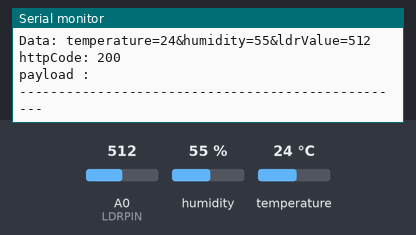
This sketch was run on a simulated ESP8266 (NodeMCU). On the bench: the last lines printed to the serial monitor. The test bench sets the inputs (shaded band); at power-on: humidity 55 %, A0 (LDRPIN) = 512, temperature 24 °C. WiFi joins after 1.5 s; servers stay silent unless stated; uploads are accepted with an empty reply.

Above: at 3.7 s.
3.8 s: humidity set to 22 %
At 7.88 s:
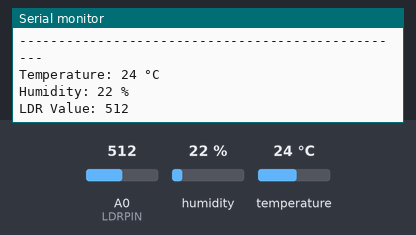
9.6 s: A0 (LDRPIN) set to 716
At 13.1 s:
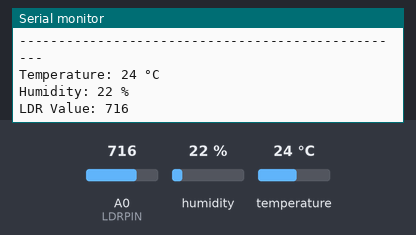
15.4 s: temperature set to 12 °C
At 18.31 s:
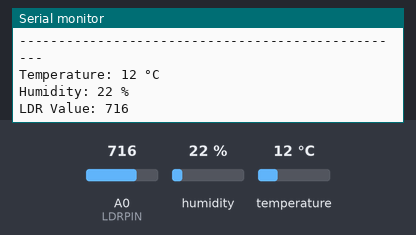
21.2 s: A0 (LDRPIN) set to 900
At 23.53 s:
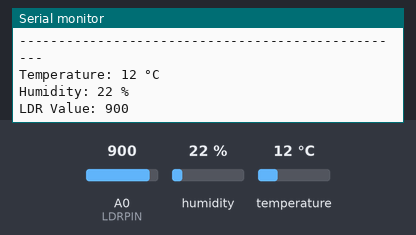
27.0 s: humidity set to 40 %
At 28.74 s:
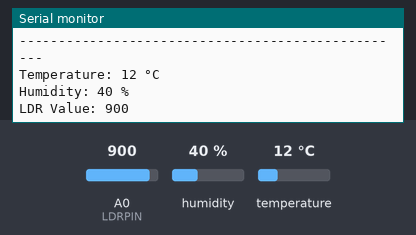
Timing chart, 0 to 30.2 s (numbered marks = the images above; inputs shaded):
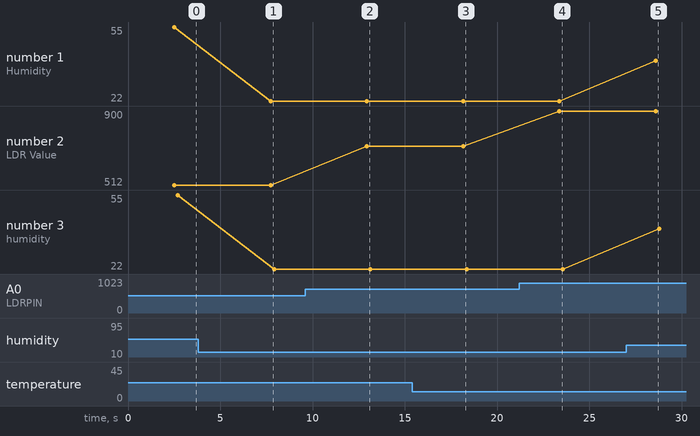

The sketch:

SENSOR_MIDTERM.ino
```cpp
#include <ESP8266WiFi.h>
#include <ESP8266HTTPClient.h>
#include <DHT.h>

#define DHTPIN D5        // Pin where the DHT22 sensor is connected
#define DHTTYPE DHT22    // Type of the DHT sensor being used
#define LDRPIN A0        // Pin where the LDR sensor is connected

DHT dht(DHTPIN, DHTTYPE);  // Initialize the DHT sensor
WiFiClient client;         // Create a WiFiClient object

String URL = "http://192.168.100.13/dht22_project/test_data.php";  // URL of your PHP script

const char* ssid = "Hardip75";
const char* password = "Rita006296";

int temperature = 0;
int humidity = 0;
int ldrValue = 0;

void setup() {
  Serial.begin(115200);
  dht.begin();  // Start the DHT sensor
  connectWiFi();
}

void loop() {
  if (WiFi.status() != WL_CONNECTED) {
    connectWiFi();
  }

  // Read DHT22 sensor data
  Load_DHT22_Data();

  // Read LDR sensor data
  readLDRData();

  // Prepare POST data
  String postData = "temperature=" + String(temperature) + "&humidity=" + String(humidity) + "&ldrValue=" + String(ldrValue);

  // Initialize HTTPClient object
  HTTPClient http;
  http.begin(client, URL);  // Specify the URL and pass the WiFiClient object to begin method
  http.addHeader("Content-Type", "application/x-www-form-urlencoded");

  // Send POST request
  int httpCode = http.POST(postData);
  String payload = "";

  if (httpCode > 0) {
    if (httpCode == HTTP_CODE_OK) {
      payload = http.getString();
      Serial.println(payload);
    } else {
      Serial.printf("[HTTP] POST... code: %d\n", httpCode);
    }
  } else {
    Serial.printf("[HTTP] POST... failed, error: %s\n", http.errorToString(httpCode).c_str());
  }

  http.end();  // Close connection

  // Print debug information
  Serial.print("URL : ");
  Serial.println(URL);
  Serial.print("Data: ");
  Serial.println(postData);
  Serial.print("httpCode: ");
  Serial.println(httpCode);
  Serial.print("payload : ");
  Serial.println(payload);
  Serial.println("--------------------------------------------------");

  delay(5000); // Delay before next loop iteration
}

void Load_DHT22_Data() {
  // Read temperature and humidity from DHT22 sensor
  temperature = dht.readTemperature();
  humidity = dht.readHumidity();

  // Check if any read failed and set values to 0
  if (isnan(temperature) || isnan(humidity)) {
    Serial.println("Failed to read from DHT sensor!");
    temperature = 0;
    humidity = 0;
  }

  // Print temperature and humidity to Serial monitor
  Serial.printf("Temperature: %d °C\n", temperature);
  Serial.printf("Humidity: %d %%\n", humidity);
}

void readLDRData() {
  // Read analog value from LDR sensor
  ldrValue = analogRead(LDRPIN);

  // Print LDR value to Serial monitor
  Serial.print("LDR Value: ");
  Serial.println(ldrValue);
}

void connectWiFi() {
  // Connect to WiFi network
  WiFi.mode(WIFI_OFF);
  delay(1000);
  WiFi.mode(WIFI_STA);
  WiFi.begin(ssid, password);
  Serial.println("Connecting to WiFi");

  // Wait until connected
  while (WiFi.status() != WL_CONNECTED) {
    delay(500);
    Serial.print(".");
  }

  Serial.println("");
  Serial.print("Connected to ");
  Serial.println(ssid);
  Serial.print("IP address: ");
  Serial.println(WiFi.localIP());
}

/*
TRUNCATE TABLE dht22;
ALTER TABLE dht22 AUTO_INCREMENT = 1;

http://localhost/dht22_project/test_data.php
*/
```

Measured:
- after the input at 3.8 s, the serial monitor: prints a new line after 3.9 s (image 1)
- after the input at 9.6 s, the serial monitor: prints a new line after 3.3 s (image 2)
- after the input at 15.4 s, the serial monitor: prints a new line after 2.8 s (image 3)
- after the input at 21.2 s, the serial monitor: prints a new line after 2.2 s (image 4)
- after the input at 27.0 s, the serial monitor: prints a new line after 1.6 s (image 5)
- plotted number 1: 22 → 40 after the input at 27.0 s
- plotted number 2: 512 → 716 after the input at 9.6 s, 716 → 900 after the input at 21.2 s
- plotted number 3: 22 → 40 after the input at 27.0 s
